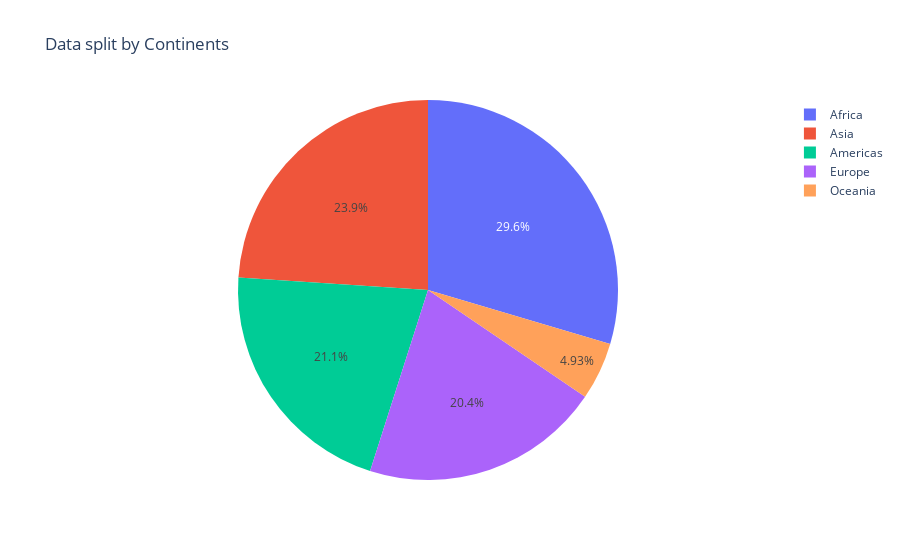

The cell this chart's notebook holds for it:
### Code cell
fig.show()

### Figure 1 — Plotly figure (JSON) as saved in the notebook; plotly's stock layout.template omitted (floating-point values rounded to 4 significant figures)
{"data": [{"domain": {"x": [0, 1], "y": [0, 1]}, "hovertemplate": "UN Continental Region=%{label}<br>Quantity=%{value}<extra></extra>", "labels": ["Africa", "Asia", "Americas", "Europe", "Oceania"], "legendgroup": "", "name": "", "showlegend": true, "type": "pie", "values": [42, 34, 30, 29, 7]}], "layout": {"legend": {"tracegroupgap": 0}, "title": {"text": "Data split by Continents"}}}
